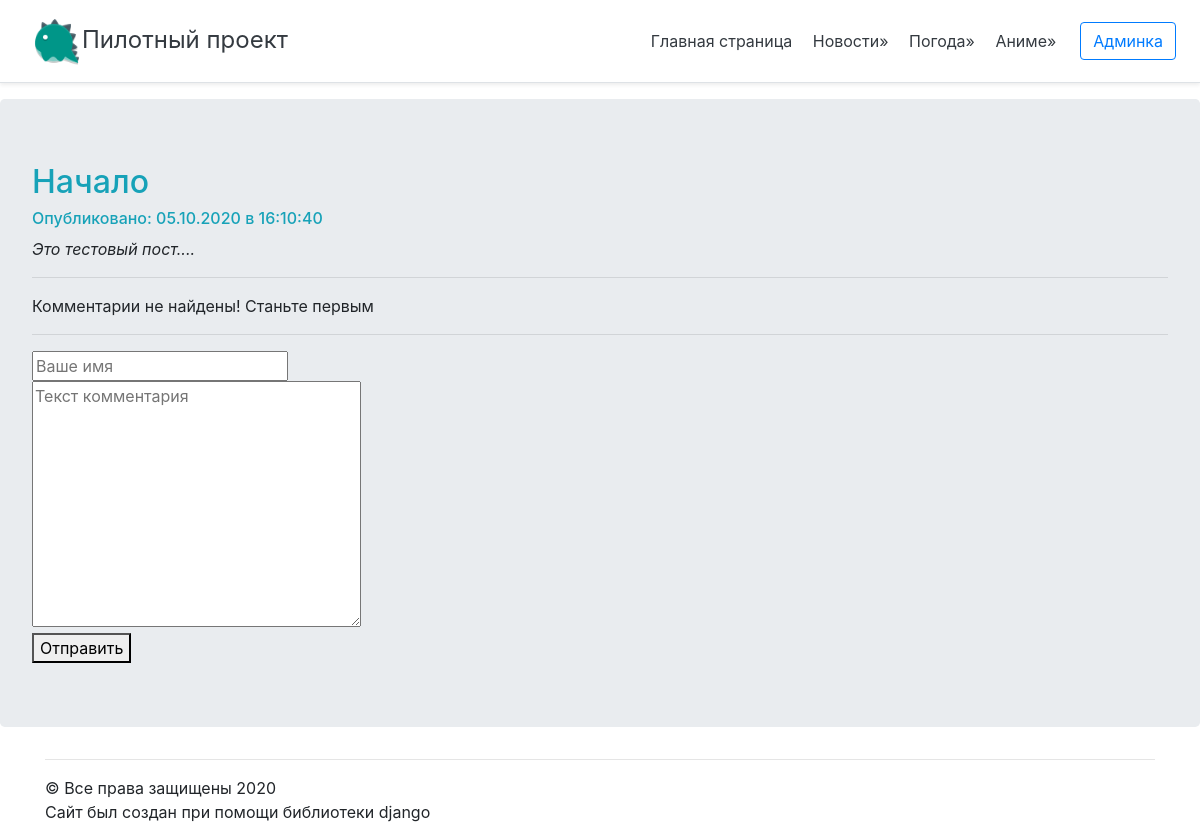
Before: /news/1/ with the older database file.
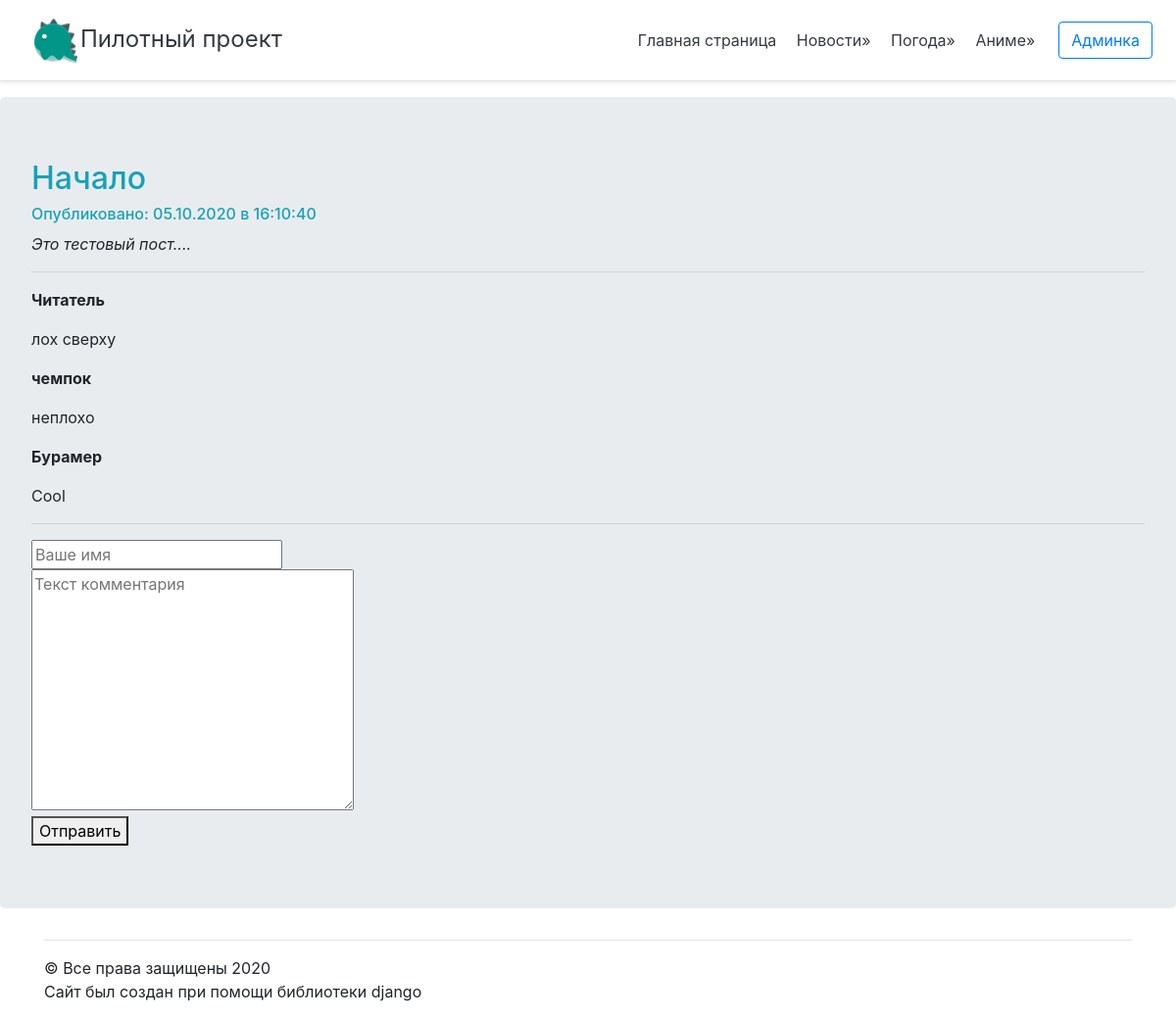
After: the same page with the newer database file.
### mysite/apps/news/models.py (models this page shows, shortened)
class Articles(models.Model):
    title = models.CharField(max_length = 120)
    post = models.TextField()
    date = models.DateTimeField()
    def was_published_recently(self):
        return self.date >= (timezone.now() - datetime.timedelta(days = 1))
    class Meta:
        verbose_name = 'Статья'
        verbose_name_plural = 'Статьи'

class Comment(models.Model):
    article = models.ForeignKey(Articles, on_delete = models.CASCADE)
    author_name = models.CharField('Имя автора', max_length= 50)
    comment_text = models.CharField('Текст комментария', max_length= 200)
    class Meta:
        verbose_name = 'Комментарий'
        verbose_name_plural = 'Комментарии'

### mysite/apps/news/views.py (the view)
# urls.py: path('<int:article_id>/', views.detail, name = 'detail'),
def detail(request, article_id):
    try:
        a = Articles.objects.get( id = article_id)
    except:
        raise Http404("Статья не найдена!")
    latest_comments_list = a.comment_set.order_by('-id')[:10]
    return render(request, 'news/post.html',{'article': a,'latest_comments_list': latest_comments_list})

### mysite/templates/news/post.html (shortened to what this page needs)
{% extends "mainApp/wrapper.html" %}
{% block   content %}
    <h2 class="text-info">{{article.title}}</h2>
    <h6 class="text-info">Опубликовано: {{article.date|date:"d.m.Y в H:m:s"}}</h6>
    <em>{{article.post|safe|linebreaks}}</em>
    <hr>
    {% if latest_comments_list %}
        {%  for c in latest_comments_list%}
            <p>
                <strong>{{c.author_name}}</strong>
                <p>{{c.comment_text}}</p>
            </p>
        {% endfor %}
    {% else %}
    Комментарии не найдены! Станьте первым
    {% endif %}
    <hr>
    <form action="{% url 'news:leave_comment' article.id %}" method="POST">
        <input type="text" required placeholder="Ваше имя" name="name"><br>
        <textarea name="text" required="" placeholder="Текст комментария" cols="30" rows="10"></textarea><br>
        <button type="submit">Отправить</button>
    </form>
{% endblock %}

### mysite/apps/mainApp/templates/mainApp/wrapper.html (shortened to what this page needs)
<!DOCTYPE html>
<html lang="en">
<head>
    {% load static %}
    <link rel="stylesheet" href="{% static 'css/bootstrap.min.css' %}" type="text/css">
    <link rel="stylesheet" href="{% static 'css/wrapper.css' %}" type="text/css">
</head>
<body>
    <div class="d-flex flex-column flex-md-row align-items-center p-3 px-md-4 mb-3 bg-white border-bottom shadow-sm">
        <h4 class="my-0 mr-md-auto font-weight-normal"><a class="p-2 text-dark" href="/"><img class="topico" src="{% static 'favicon.ico' %}">Пилотный проект</a> </h4>
        <nav class="my-2 my-md-0 mr-md-3">
          <a class="p-2 text-dark" href="/">Главная страница</a>
          <a class="p-2 text-dark" href="/news">Новости&raquo;</a>
          <a class="p-2 text-dark" href="/weather">Погода&raquo;</a>
          <a class="p-2 text-dark" href="/anime">Аниме&raquo;</a>
        </nav>
        <a class="btn btn-outline-primary" href="/auth">Админка</a>
      </div>
    <div class="jumbotron">
        <div clas="container">
            {% block content %}
            {% endblock %}
        </div>
    </div>
    <div class="container">
        <hr>
            &copy; Все права защищены 2020
        <p>Сайт был создан при помощи библиотеки django </p>
    </div>
</body>
</html>

### mysite/apps/mainApp/static/css/wrapper.css (style rules this page uses)
.topico { width: 50px; height: 50px; }

Changed rows visible on the page:
added Comment: author_name "Читатель", comment_text "лох сверху"
added Comment: author_name "чемпок", comment_text "неплохо"
added Comment: author_name "Бурамер", comment_text "Cool"
Other visible differences:
text no longer shown: "Комментарии не найдены! Станьте первым"
